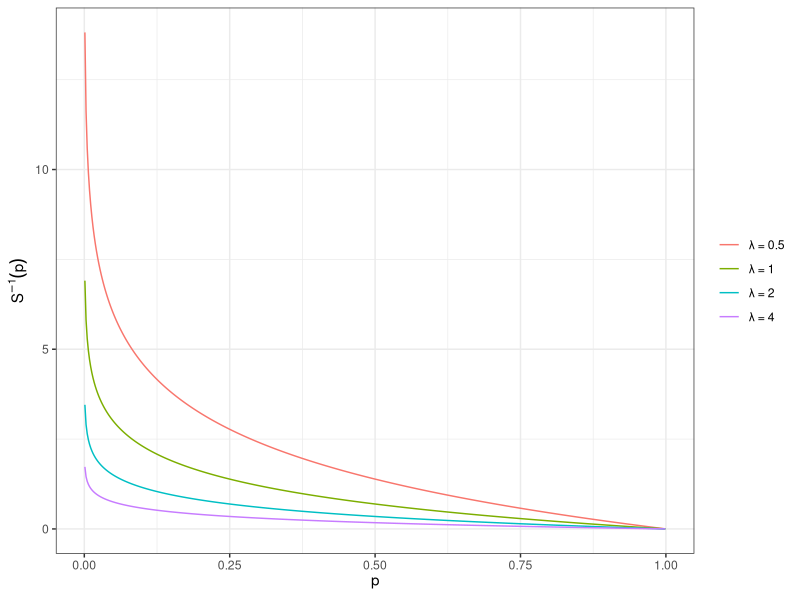
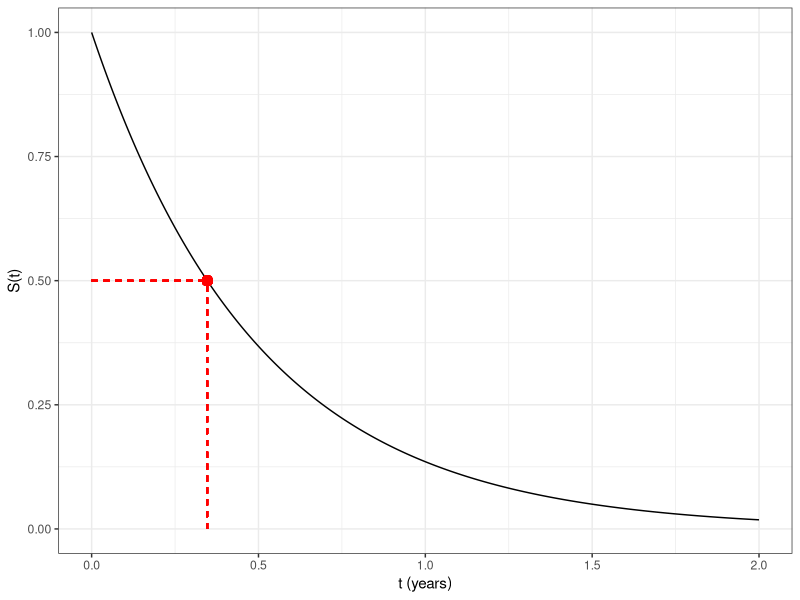
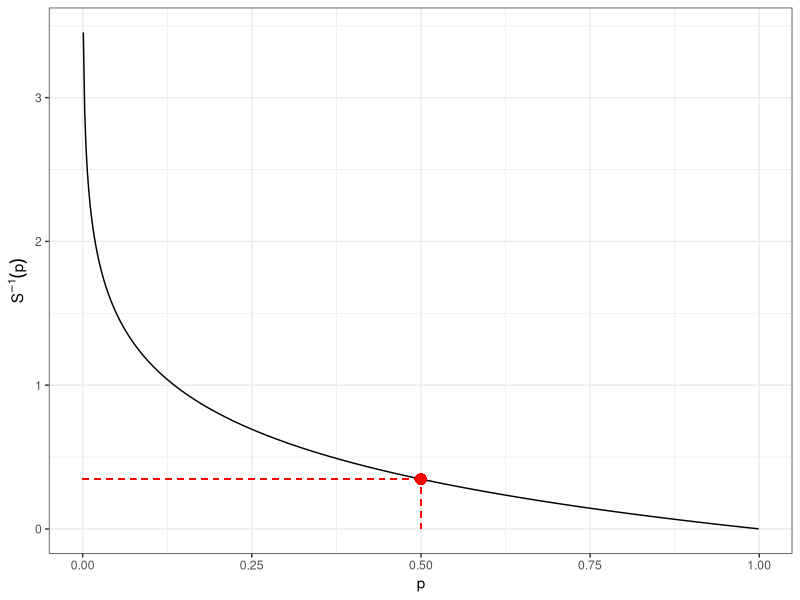

Write the R code that produced these figures, in order.
## ---- chunk 1
#| code-fold: true
library(ggplot2)

p_seq <- seq(0.001, 0.999, length.out = 500)
rates <- c(0.5, 1, 2, 4)

df_isf <- do.call(rbind, lapply(rates, function(lam) {
  data.frame(
    p = p_seq,
    isf = -log(p_seq) / lam,
    lambda = factor(
      paste0("λ = ", lam),
      levels = paste0("λ = ", rates)
    )
  )
}))

ggplot(df_isf, aes(x = p, y = isf, color = lambda)) +
  geom_line() +
  labs(
    x = expression(p),
    y = expression(S^{-1}*(p)),
    color = NULL
  ) +
  theme_bw()
## ---- chunk 2
#| code-fold: true
library(ggplot2)

lam <- 2
t_med <- log(2) / lam
t_seq <- seq(0, 2, length.out = 500)
p_seq <- seq(0.001, 0.999, length.out = 500)

ggplot(
  data.frame(t = t_seq, s = exp(-lam * t_seq)),
  aes(x = t, y = s)
) +
  geom_line() +
  geom_segment(
    aes(x = 0, xend = t_med, y = 0.5, yend = 0.5),
    linetype = "dashed", color = "red"
  ) +
  geom_segment(
    aes(x = t_med, xend = t_med, y = 0, yend = 0.5),
    linetype = "dashed", color = "red"
  ) +
  geom_point(aes(x = t_med, y = 0.5), color = "red", size = 3) +
  labs(x = "t (years)", y = "S(t)") +
  theme_bw()
## ---- chunk 3
#| code-fold: true
ggplot(
  data.frame(p = p_seq, isf = -log(p_seq) / lam),
  aes(x = p, y = isf)
) +
  geom_line() +
  geom_segment(
    aes(x = 0.5, xend = 0.5, y = 0, yend = t_med),
    linetype = "dashed", color = "red"
  ) +
  geom_segment(
    aes(x = 0, xend = 0.5, y = t_med, yend = t_med),
    linetype = "dashed", color = "red"
  ) +
  geom_point(aes(x = 0.5, y = t_med), color = "red", size = 3) +
  labs(x = "p", y = expression(S^{-1}*(p))) +
  theme_bw()
## ---- chunk 4
#| code-fold: show
qexp(p = 0.5, rate = 2)
